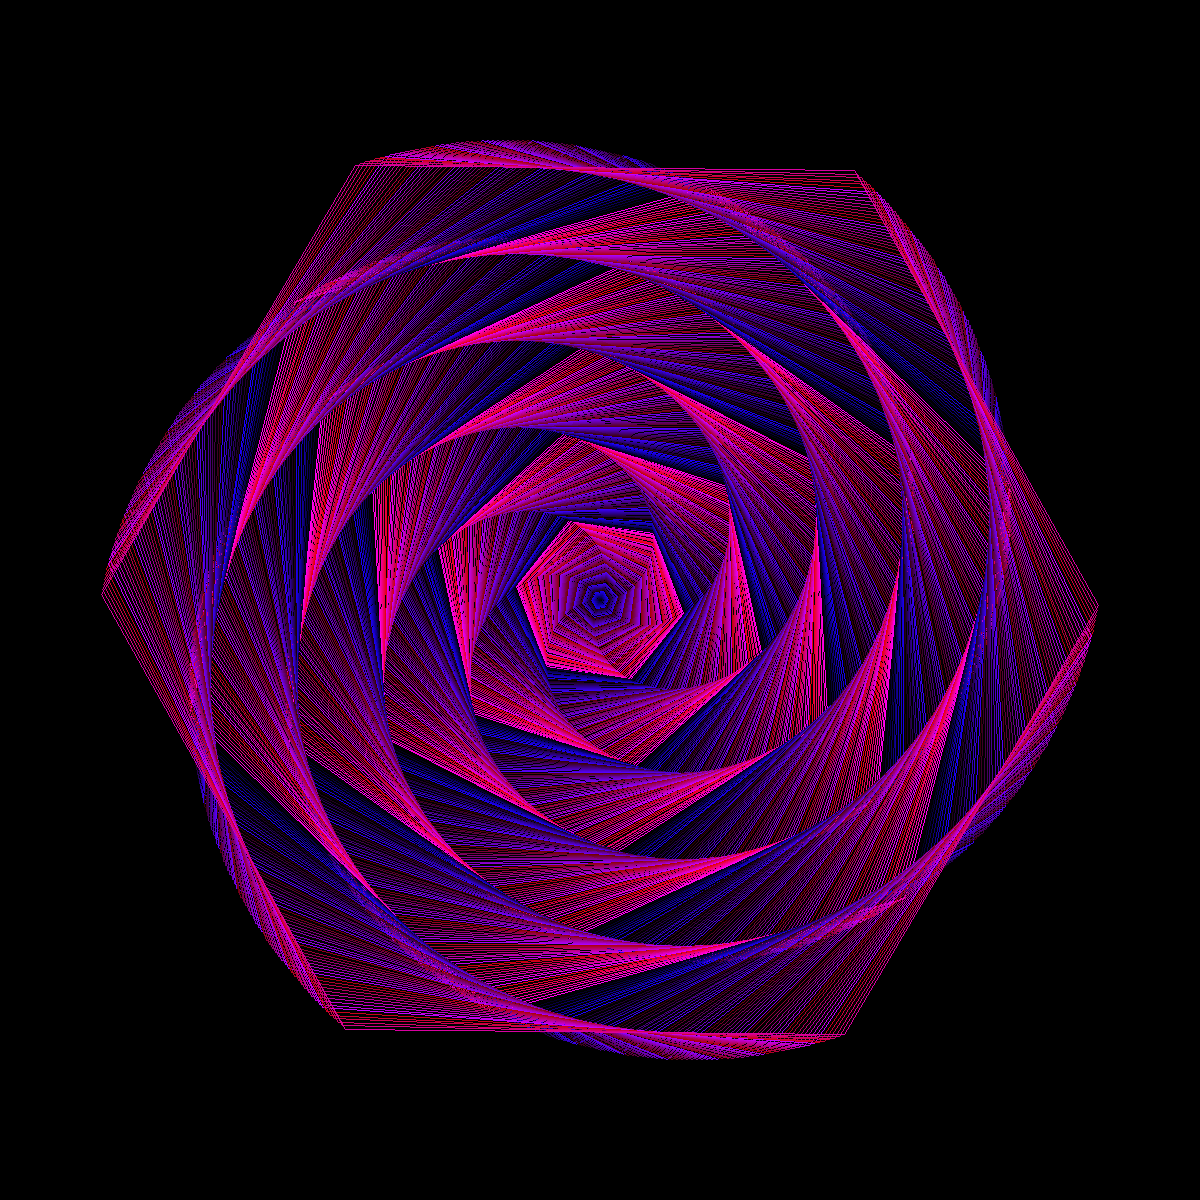

Generate this figure with Python:
from PIL import Image, ImageDraw

# Setup
img_width = 1200
img_height = 1200
img = Image.new("RGB", (img_width, img_height), (0, 0, 0))
draw = ImageDraw.Draw(img)

# Draw
#radius = 1
for i in range(1, 500):
    #draw.regular_polygon((img_width/2, img_height/2, radius), 12, outline=(i, 0, (i*21)%255), rotation=i*9)

    # Draw a color wave which oscillates between white and black and other colors - differenet frequency waves which synchroonize...
    # Need something that is 256-periodic - so, like... i*4, i*8, i*16
    #draw.regular_polygon((img_width/2, img_height/2, i), 6, outline=((i*3)%256, 50, (i*27)%256), rotation=i*1)
    draw.regular_polygon((img_width/2, img_height/2, i), 6, outline=((i*3)%256, 0, (i*27)%256), rotation=i*0.6)
    #radius = radius * 1.0255

# Saves the picture
img_path = __file__.replace('.py', '.png')
img.save(img_path)
print(f'Saved {img_path}')
img.show()
